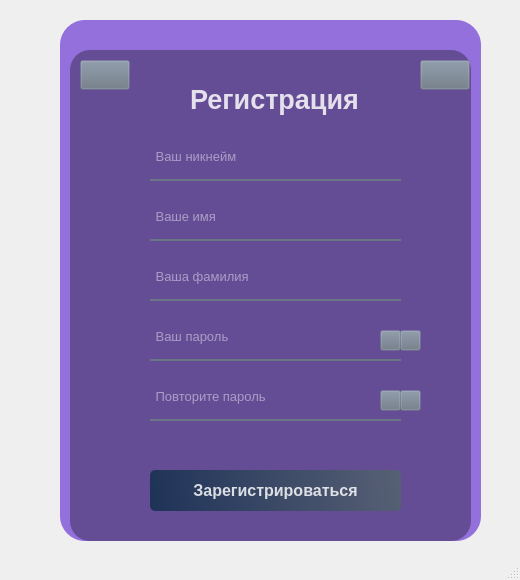
<?xml version="1.0" encoding="UTF-8"?>
<ui version="4.0">
 <class>MainWindow</class>
 <widget class="QMainWindow" name="MainWindow">
  <property name="geometry">
   <rect>
    <x>0</x>
    <y>0</y>
    <width>520</width>
    <height>580</height>
   </rect>
  </property>
  <property name="font">
   <font>
    <weight>75</weight>
    <bold>true</bold>
   </font>
  </property>
  <property name="windowTitle">
   <string>MainWindow</string>
  </property>
  <widget class="QWidget" name="centralwidget">
   <widget class="QWidget" name="widget" native="true">
    <property name="geometry">
     <rect>
      <x>30</x>
      <y>10</y>
      <width>451</width>
      <height>541</height>
     </rect>
    </property>
    <property name="styleSheet">
     <string notr="true">QPushButton#pb_login{
	background-color: qlineargradient(spread:pad, x1:0, y1:0.505682, x2:1, y2:0.477, stop:0 rgba(20, 47, 78, 219), stop:1 rgba(85, 98, 112, 226));
	color: rgba(255, 255, 255, 210);
	border-radius: 5px;
}
QPushButton#pb_login:hover{
	background-color: qlineargradient(spread:pad, x1:0, y1:0.505682, x2:1, y2:0.477, stop:0 rgba(40, 67, 98, 219), stop:1 rgba(105, 118, 132, 226));
}
QPushButton#pb_login:pressed{
	padding-left: 2px;
	padding-top: 2px;
	background-color: rgba(105, 118, 132, 200);
}

QPushButton#pb_regist{
	background-color: qlineargradient(spread:pad, x1:0, y1:0.505682, x2:1, y2:0.477, stop:0 rgba(20, 47, 78, 219), stop:1 rgba(85, 98, 112, 226));
	color: rgba(255, 255, 255, 210);
	border-radius: 5px;
}
QPushButton#pb_regist:hover{
	background-color: qlineargradient(spread:pad, x1:0, y1:0.505682, x2:1, y2:0.477, stop:0 rgba(40, 67, 98, 219), stop:1 rgba(105, 118, 132, 226));
}
QPushButton#pb_regist:pressed{
	padding-left: 2px;
	padding-top: 2px;
	background-color: rgba(105, 118, 132, 200);
}

QPushButton#pb_for{
	background-color: rgba(105, 118, 132, 0);
	color: rgba(255, 255, 255, 210);
	border-radius: 5px;
}
QPushButton#pb_for:pressed{
	padding-left: 2px;
	padding-top: 2px;
}

QPushButton#pb_back{
	background-color: rgba(105, 118, 132, 0);
}
QPushButton#pb_back:pressed{
	padding-left: 2px;
	padding-top: 2px;
}

QPushButton#pb_close{
	background-color: rgba(105, 118, 132, 0);
}
QPushButton#pb_close:pressed{
	padding-left: 3px;
	padding-top: 3px;
}

QPushButton#pb_eye_not_1{
	background-color: rgba(105, 118, 132, 0);
}
QPushButton#pb_eye_not_1:pressed{
	padding-left: 1px;
	padding-top: 1px;
}

QPushButton#pb_eye_active_1{
	background-color: rgba(105, 118, 132, 0);
}
QPushButton#pb_eye_active_1:pressed{
	padding-left: 1px;
	padding-top: 1px;
}

QPushButton#pb_eye_not_2{
	background-color: rgba(105, 118, 132, 0);
}
QPushButton#pb_eye_not_2:pressed{
	padding-left: 1px;
	padding-top: 1px;
}

QPushButton#pb_eye_active_2{
	background-color: rgba(105, 118, 132, 0);
}
QPushButton#pb_eye_active_2:pressed{
	padding-left: 1px;
	padding-top: 1px;
}</string>
    </property>
    <widget class="QLabel" name="back">
     <property name="geometry">
      <rect>
       <x>30</x>
       <y>10</y>
       <width>421</width>
       <height>521</height>
      </rect>
     </property>
     <property name="styleSheet">
      <string notr="true">background-color: #9370DB;
border-radius: 25px;</string>
     </property>
     <property name="text">
      <string/>
     </property>
    </widget>
    <widget class="QLabel" name="front">
     <property name="geometry">
      <rect>
       <x>40</x>
       <y>40</y>
       <width>401</width>
       <height>491</height>
      </rect>
     </property>
     <property name="styleSheet">
      <string notr="true">background-color: rgba(0, 0, 0, 80);
border-radius: 20px;</string>
     </property>
     <property name="text">
      <string/>
     </property>
    </widget>
    <widget class="QLabel" name="login">
     <property name="geometry">
      <rect>
       <x>119</x>
       <y>70</y>
       <width>251</width>
       <height>40</height>
      </rect>
     </property>
     <property name="font">
      <font>
       <pointsize>20</pointsize>
       <weight>75</weight>
       <bold>true</bold>
      </font>
     </property>
     <property name="layoutDirection">
      <enum>Qt::LeftToRight</enum>
     </property>
     <property name="styleSheet">
      <string notr="true">color: rgba(255, 255, 255, 210);</string>
     </property>
     <property name="text">
      <string>&lt;html&gt;&lt;head/&gt;&lt;body&gt;&lt;p align=&quot;center&quot;&gt;Регистрация&lt;/p&gt;&lt;/body&gt;&lt;/html&gt;</string>
     </property>
    </widget>
    <widget class="QLineEdit" name="nickname">
     <property name="geometry">
      <rect>
       <x>120</x>
       <y>130</y>
       <width>251</width>
       <height>41</height>
      </rect>
     </property>
     <property name="font">
      <font>
       <pointsize>10</pointsize>
       <weight>50</weight>
       <bold>false</bold>
      </font>
     </property>
     <property name="styleSheet">
      <string notr="true">background-color: rgba(0, 0, 0, 0);
border: none;
border-bottom: 2px solid rgba(105, 118, 132, 255);
color: rgba(255, 255, 255, 230);
padding-bottom: 7px;</string>
     </property>
     <property name="placeholderText">
      <string> Ваш никнейм</string>
     </property>
    </widget>
    <widget class="QLineEdit" name="name">
     <property name="geometry">
      <rect>
       <x>120</x>
       <y>190</y>
       <width>251</width>
       <height>41</height>
      </rect>
     </property>
     <property name="font">
      <font>
       <pointsize>10</pointsize>
      </font>
     </property>
     <property name="styleSheet">
      <string notr="true">background-color: rgba(0, 0, 0, 0);
border: none;
border-bottom: 2px solid rgba(105, 118, 132, 255);
color: rgba(255, 255, 255, 230);
padding-bottom: 7px;</string>
     </property>
     <property name="echoMode">
      <enum>QLineEdit::Normal</enum>
     </property>
     <property name="placeholderText">
      <string> Ваше имя</string>
     </property>
    </widget>
    <widget class="QPushButton" name="pb_back">
     <property name="geometry">
      <rect>
       <x>50</x>
       <y>50</y>
       <width>50</width>
       <height>30</height>
      </rect>
     </property>
     <property name="text">
      <string/>
     </property>
     <property name="icon">
      <iconset>
       <normaloff>../Images/right-arrows.png</normaloff>../Images/right-arrows.png</iconset>
     </property>
     <property name="iconSize">
      <size>
       <width>30</width>
       <height>30</height>
      </size>
     </property>
    </widget>
    <widget class="QPushButton" name="pb_close">
     <property name="geometry">
      <rect>
       <x>390</x>
       <y>50</y>
       <width>50</width>
       <height>30</height>
      </rect>
     </property>
     <property name="font">
      <font>
       <weight>75</weight>
       <bold>true</bold>
      </font>
     </property>
     <property name="text">
      <string/>
     </property>
     <property name="icon">
      <iconset>
       <normaloff>../Images/close.png</normaloff>../Images/close.png</iconset>
     </property>
     <property name="iconSize">
      <size>
       <width>20</width>
       <height>20</height>
      </size>
     </property>
    </widget>
    <widget class="QPushButton" name="pb_regist">
     <property name="enabled">
      <bool>true</bool>
     </property>
     <property name="geometry">
      <rect>
       <x>120</x>
       <y>460</y>
       <width>251</width>
       <height>41</height>
      </rect>
     </property>
     <property name="font">
      <font>
       <pointsize>12</pointsize>
       <weight>75</weight>
       <italic>false</italic>
       <bold>true</bold>
       <underline>false</underline>
       <strikeout>false</strikeout>
       <kerning>true</kerning>
      </font>
     </property>
     <property name="cursor">
      <cursorShape>ArrowCursor</cursorShape>
     </property>
     <property name="mouseTracking">
      <bool>false</bool>
     </property>
     <property name="styleSheet">
      <string notr="true"/>
     </property>
     <property name="text">
      <string>Зарегистрироваться</string>
     </property>
    </widget>
    <widget class="QLineEdit" name="surname">
     <property name="geometry">
      <rect>
       <x>120</x>
       <y>250</y>
       <width>251</width>
       <height>41</height>
      </rect>
     </property>
     <property name="font">
      <font>
       <pointsize>10</pointsize>
      </font>
     </property>
     <property name="styleSheet">
      <string notr="true">background-color: rgba(0, 0, 0, 0);
border: none;
border-bottom: 2px solid rgba(105, 118, 132, 255);
color: rgba(255, 255, 255, 230);
padding-bottom: 7px;</string>
     </property>
     <property name="echoMode">
      <enum>QLineEdit::Normal</enum>
     </property>
     <property name="placeholderText">
      <string> Ваша фамилия</string>
     </property>
    </widget>
    <widget class="QLineEdit" name="password_1">
     <property name="geometry">
      <rect>
       <x>120</x>
       <y>310</y>
       <width>251</width>
       <height>41</height>
      </rect>
     </property>
     <property name="font">
      <font>
       <pointsize>10</pointsize>
      </font>
     </property>
     <property name="styleSheet">
      <string notr="true">background-color: rgba(0, 0, 0, 0);
border: none;
border-bottom: 2px solid rgba(105, 118, 132, 255);
color: rgba(255, 255, 255, 230);
padding-bottom: 7px;</string>
     </property>
     <property name="echoMode">
      <enum>QLineEdit::Password</enum>
     </property>
     <property name="placeholderText">
      <string> Ваш пароль</string>
     </property>
    </widget>
    <widget class="QPushButton" name="pb_eye_not_1">
     <property name="geometry">
      <rect>
       <x>350</x>
       <y>320</y>
       <width>21</width>
       <height>21</height>
      </rect>
     </property>
     <property name="text">
      <string/>
     </property>
     <property name="icon">
      <iconset>
       <normaloff>../Images/eyes.svg</normaloff>../Images/eyes.svg</iconset>
     </property>
    </widget>
    <widget class="QPushButton" name="pb_eye_active_1">
     <property name="geometry">
      <rect>
       <x>370</x>
       <y>320</y>
       <width>21</width>
       <height>21</height>
      </rect>
     </property>
     <property name="text">
      <string/>
     </property>
     <property name="icon">
      <iconset>
       <normaloff>../Images/eyes-active.svg</normaloff>../Images/eyes-active.svg</iconset>
     </property>
    </widget>
    <widget class="QLabel" name="error">
     <property name="geometry">
      <rect>
       <x>90</x>
       <y>409</y>
       <width>311</width>
       <height>51</height>
      </rect>
     </property>
     <property name="font">
      <font>
       <pointsize>9</pointsize>
       <weight>50</weight>
       <bold>false</bold>
      </font>
     </property>
     <property name="layoutDirection">
      <enum>Qt::LeftToRight</enum>
     </property>
     <property name="styleSheet">
      <string notr="true">color: rgba(255, 255, 255, 210);</string>
     </property>
     <property name="text">
      <string/>
     </property>
    </widget>
    <widget class="QPushButton" name="pb_eye_not_2">
     <property name="geometry">
      <rect>
       <x>350</x>
       <y>380</y>
       <width>21</width>
       <height>21</height>
      </rect>
     </property>
     <property name="text">
      <string/>
     </property>
     <property name="icon">
      <iconset>
       <normaloff>../Images/eyes.svg</normaloff>../Images/eyes.svg</iconset>
     </property>
    </widget>
    <widget class="QLineEdit" name="password_2">
     <property name="geometry">
      <rect>
       <x>120</x>
       <y>370</y>
       <width>251</width>
       <height>41</height>
      </rect>
     </property>
     <property name="font">
      <font>
       <pointsize>10</pointsize>
      </font>
     </property>
     <property name="styleSheet">
      <string notr="true">background-color: rgba(0, 0, 0, 0);
border: none;
border-bottom: 2px solid rgba(105, 118, 132, 255);
color: rgba(255, 255, 255, 230);
padding-bottom: 7px;</string>
     </property>
     <property name="echoMode">
      <enum>QLineEdit::Password</enum>
     </property>
     <property name="placeholderText">
      <string> Повторите пароль</string>
     </property>
    </widget>
    <widget class="QPushButton" name="pb_eye_active_2">
     <property name="geometry">
      <rect>
       <x>370</x>
       <y>380</y>
       <width>21</width>
       <height>21</height>
      </rect>
     </property>
     <property name="text">
      <string/>
     </property>
     <property name="icon">
      <iconset>
       <normaloff>../Images/eyes-active.svg</normaloff>../Images/eyes-active.svg</iconset>
     </property>
    </widget>
    <zorder>back</zorder>
    <zorder>front</zorder>
    <zorder>login</zorder>
    <zorder>nickname</zorder>
    <zorder>name</zorder>
    <zorder>pb_back</zorder>
    <zorder>pb_close</zorder>
    <zorder>pb_regist</zorder>
    <zorder>surname</zorder>
    <zorder>password_1</zorder>
    <zorder>error</zorder>
    <zorder>password_2</zorder>
    <zorder>pb_eye_not_1</zorder>
    <zorder>pb_eye_active_1</zorder>
    <zorder>pb_eye_not_2</zorder>
    <zorder>pb_eye_active_2</zorder>
   </widget>
  </widget>
  <widget class="QStatusBar" name="statusbar"/>
 </widget>
 <resources/>
 <connections/>
</ui>
